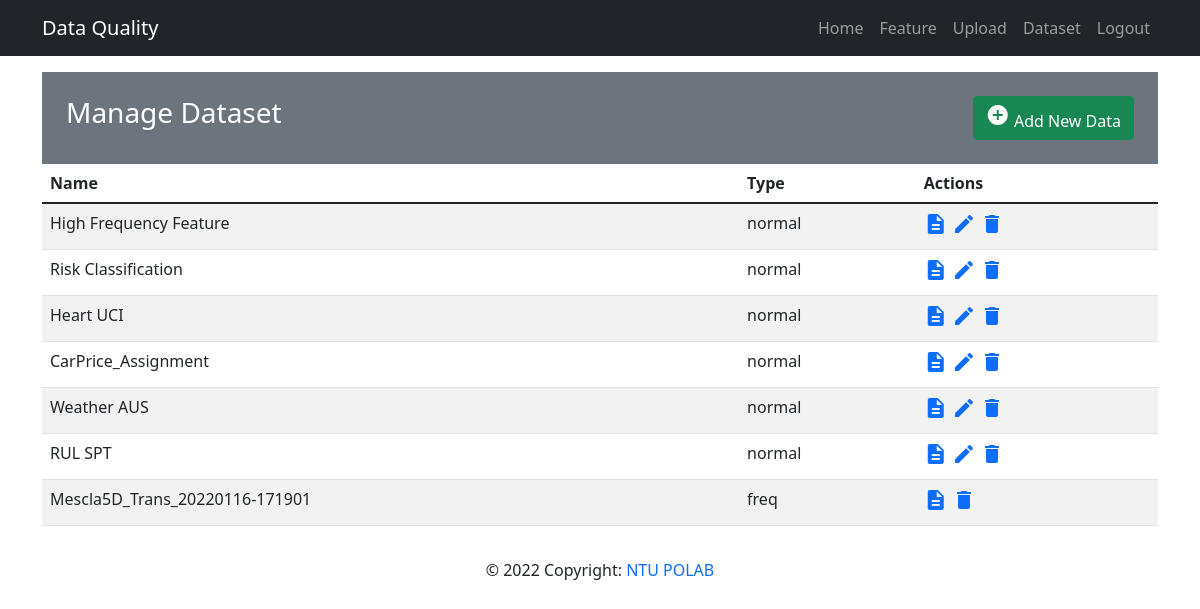
The page /mainapp/show_data/all (signed in) on the database as committed earlier.
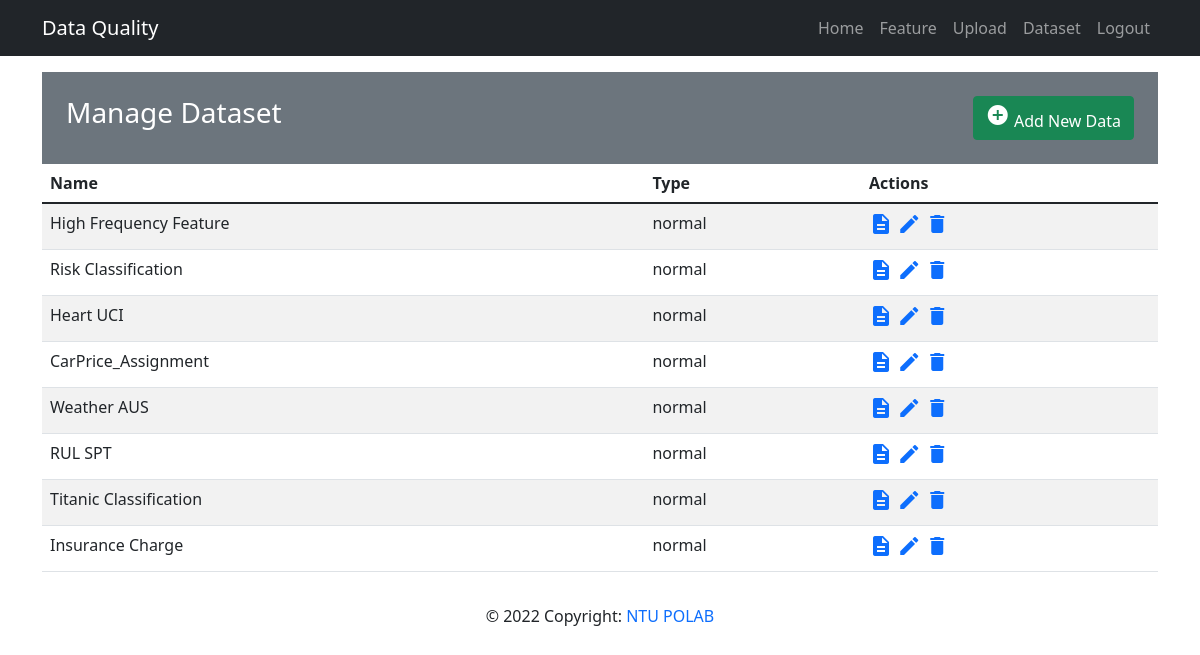
The same page on the database as committed later.
### mainapp/models.py (models this page shows, shortened)
class Data(models.Model):
  datatype_choices = [
    ('normal', 'Normal'),
    ('freq', 'High Frequency'),
    ('time', 'Time Series')
  ]
  question_choices = [
    ('classification', 'Classification'),
    ('regression', 'Regression'),
  ]
  name = models.CharField('Data Name', max_length=50)
  owner = models.ForeignKey(User, on_delete=models.CASCADE)
  rawdata = models.FileField(upload_to='rawdata/', validators=[file_size, validate_file_extension])
  attribute_data = models.FileField(upload_to='attribute/', validators=[file_size, validate_file_extension])
  datatype = models.CharField(max_length=10, choices=datatype_choices, default='normal')
  questiontype = models.CharField(max_length=15, choices=question_choices, default='classification')
  freq_config = models.JSONField(null=True, blank=True)
  def __str__(self):
      return self.name

### mainapp/views.py (the view)
# urls.py: path('show_data/all', views.list_data, name='list-data'),
@login_required(login_url='/members/login_user')
def list_data(request):
  user = request.user
  data_list = Data.objects.filter(owner=user)
  hfd_list = HighFrequencyData.objects.filter(owner=user)
  context = {
    'data_list': data_list,
    'hfd_list': hfd_list,
  }
  return render(request, 'mainapp/data_list.html', context)

### mainapp/models.py (called while the page is built)
  def __str__(self):
      return self.name

### mainapp/templates/mainapp/data_list.html
{% extends 'base.html' %}
{% block content %}
  <div class="my-3">
    <div class="bg-secondary text-white p-4">
      <div class="row">
        <div class="col-6">
          <h3>Manage Dataset</h3>
        </div>
        <div class="col-6 text-end">
          <a href="{% url 'upload-view'%}" class="btn btn-success"><i class="material-icons">&#xE147;</i> <span>Add New Data</span></a>
        </div>
      </div>
    </div>
    {% if data_list %}
      <table class="table table-striped table-hover">
        <thead>
          <tr>
            <th>Name</th>
            <th>Type</th>
            <th>Actions</th>
          </tr>
        </thead>
        {% for data in data_list %}
          <tr>
            <td>
              {{ data }}
            </td>
            <td>
              {{ data.datatype }}
            </td>
            {% if data.datatype == 'normal' %}
              <td>
                <a href="{% url 'show-data' data.id %}"><i class="material-icons">description</i></a>
                <a href="{% url 'update-data' data.id%}"><i class="material-icons">&#xE254;</i></a>
                <a href="{% url 'delete-data' data.id%}"><i class="material-icons">delete</i></a>
              </td>
            {% else %}
              <td>
                <a href="{% url 'show-data' data.id %}"><i class="material-icons">description</i></a>
                <a href="{% url 'delete-data' data.id%}"><i class="material-icons">delete</i></a>
              </td>
            {% endif %}
          </tr>
        {% endfor %}
      </table>
    {% else %}
      <div class="alert alert-warning">
        You haven't upload your data.
      </div>
    {% endif %}
  </div>
{% endblock %}

### templates/base.html (shortened to what this page needs)
<html lang="en">
  <head>
    <link href="https://cdn.jsdelivr.net/npm/bootstrap@5.1.3/dist/css/bootstrap.min.css" rel="stylesheet">
  </head>
  <body>
    {% include 'base/navbar.html' %}
    <div class="container">
      {% block content %}
      {% endblock content%}
    </div>
    {% include 'base/footer.html' %}
  </body>
</html>

### base/templates/base/navbar.html (shortened to what this page needs)
<nav class="navbar navbar-expand-lg navbar-dark bg-dark">
  <div class="container">
    <a class="navbar-brand" href="/">Data Quality</a>
    <div class="collapse navbar-collapse" id="navbarContent">
      <ul class="navbar-nav ms-lg-auto">
        <li class="nav-item active">
          <a class="nav-link" href="/">Home</a>
        </li>
        <li class="nav-item active">
          <a class="nav-link" href="/feature-transform">Feature</a>
        </li>
        {% if user.is_authenticated %}
          <li class="nav-item active">
            <a class="nav-link" href="{% url 'upload-view' %}">Upload</a>
          </li>
          <li class="nav-item active">
            <a class="nav-link" href="{% url 'list-data' %}">Dataset</a>
          </li>
          <li class="nav-item active">
            <a class="nav-link" href="{% url 'logout' %}">Logout</a>
          </li>
        {% endif %}
      </ul>
    </div>
  </div>
</nav>

### base/templates/base/footer.html
<footer class="text-center">
  <div class="text-center p-3" >
    © 2022 Copyright:
    <a class="text-decoration-none" href="http://polab.im.ntu.edu.tw/">NTU POLAB</a>
  </div>
</footer>

Rows that differ between the two databases and show on the page:
removed Data: name "Mescla5D_Trans_20220116-171901", datatype "freq"
added Data: name "Titanic Classification", datatype "normal"
added Data: name "Insurance Charge", datatype "normal"
